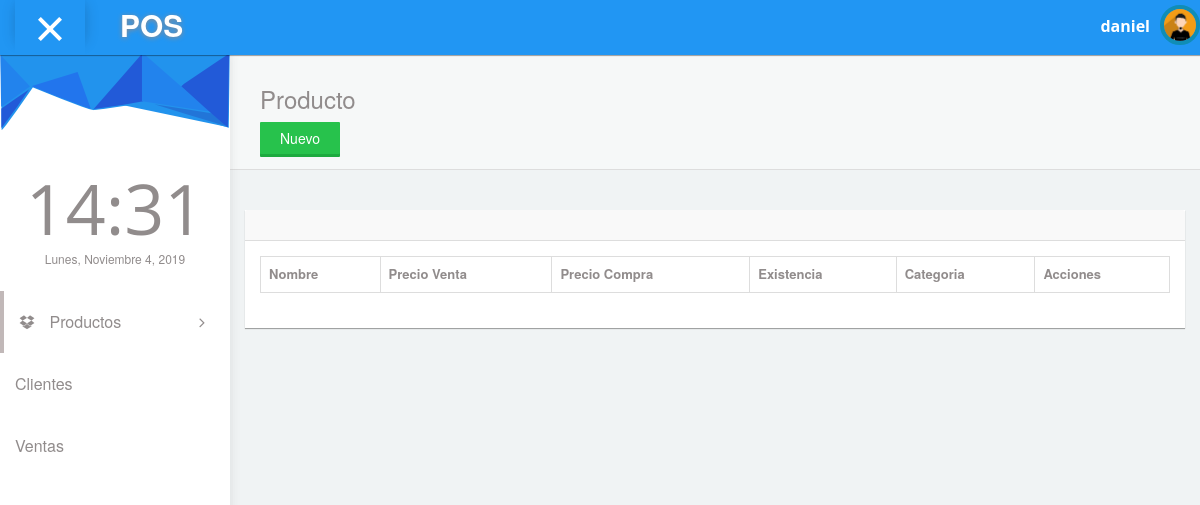
Page /producto (signed in) on the earlier database version.
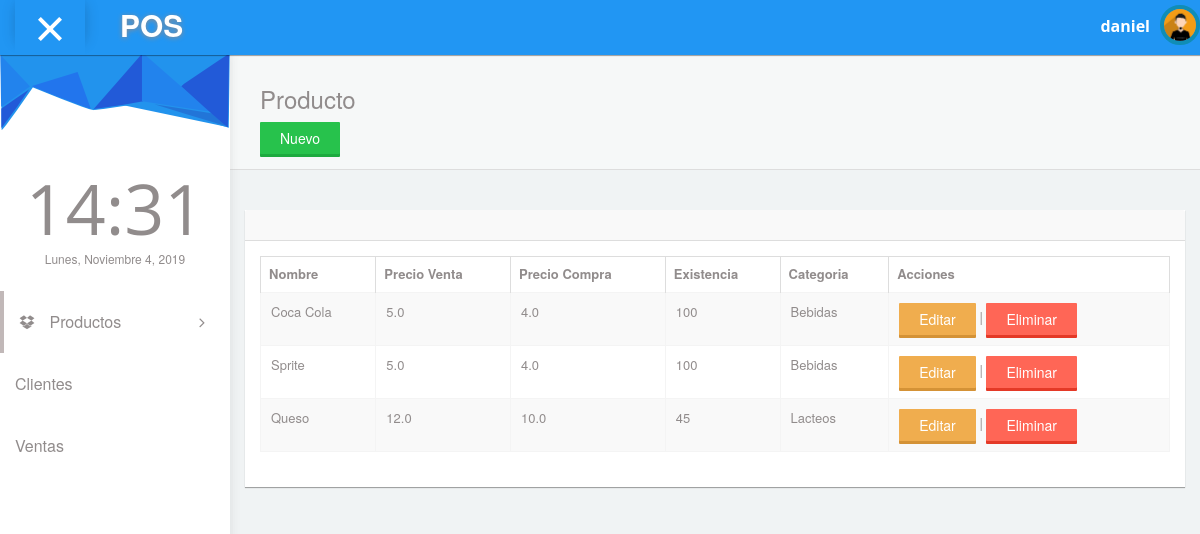
Same page on the later database version.
### pos/models.py (models this page shows, shortened)
class Producto(models.Model):
    nombre=models.CharField(max_length=200)
    precio_compra=models.FloatField()
    precio_venta=models.FloatField()
    existencia=models.IntegerField()
    categoria=models.ForeignKey(Categoria,on_delete=models.CASCADE)
    created_date=models.DateTimeField(default=timezone.now)

class Categoria(models.Model):
    nombre=models.CharField(max_length=200)
    created_date=models.DateTimeField(default=timezone.now)
    def __str__(self):
        return self.nombre

### pos/views.py (the view)
# urls.py: path('producto',views.producto_list,name='producto_list'),
@login_required
def producto_list(request):
    productos=Producto.objects.all()
    return render(request,'pos/producto_list.html',{'productos':productos})

### pos/templates/pos/producto_list.html (shortened to what this page needs)
{% extends 'pos/plantilla.html' %}
{% block content %}
<div id="content">
  <div class="panel box-shadow-none content-header">
    <div class="panel-body">
      <div class="col-md-12">
        <h3 class="animated fadeInLeft">Producto</h3>
        <a href="{% url 'producto_nuevo' %}" class="btn btn-raised btn-success">Nuevo</a>
      </div>
    </div>
  </div>
  <div class="col-md-12 top-20 padding-0">
    <div class="col-md-12">
      <div class="panel">
        <div class="panel-heading">
        </div>
        <div class="panel-body">
          <div class="responsive-table">
            <table id="datatables-example" class="table table-striped table-bordered" width="100%" cellspacing="0">
              <thead>
                <tr>
                  <th>Nombre</th>
                  <th>Precio Venta</th>
                  <th>Precio Compra</th>
                  <th>Existencia</th>
                  <th>Categoria</th>
                  <th>Acciones</th>
                </tr>
              </thead>
              <tbody>
                {% for producto in productos %}
                <tr>
                  <td>{{producto.nombre}}</td>
                  <td>{{producto.precio_venta}}</td>
                  <td>{{producto.precio_compra}}</td>
                  <td>{{producto.existencia}}</td>
                  <td>{{producto.categoria}}</td>
                  <td><a class="btn btn-raised btn-warning" href="{% url 'producto_editar' pk=producto.pk %}">Editar</a> | <a href="{% url 'producto_eliminar' pk=producto.pk %}" class="btn btn-raised btn-danger">Eliminar</a></td>
                </tr>
                {% endfor %}
              </tbody>
            </table>
          </div>
        </div>
      </div>
    </div>
  </div>
</div>
{% endblock %}

### pos/templates/pos/plantilla.html (shortened to what this page needs)
{% load static %}
<!DOCTYPE html>
<html lang="es">
<head>
  <link rel="stylesheet" type="text/css" href="{% static 'css/bootstrap.min.css' %}">
  <link rel="stylesheet" type="text/css" href="{% static 'css/plugins/font-awesome.min.css' %}"/>
  <link rel="stylesheet" type="text/css" href="{% static 'css/plugins/datatables.bootstrap.min.css' %}"/>
  <link rel="stylesheet" type="text/css" href="{% static 'css/plugins/animate.min.css' %}"/>
  <link href="{% static 'css/style.css' %}" rel="stylesheet">
</head>
<body id="mimin" class="dashboard">
        <nav class="navbar navbar-default header navbar-fixed-top">
          <div class="col-md-12 nav-wrapper">
            <div class="navbar-header" style="width:100%;">
              <div class="opener-left-menu is-open">
                <span class="bottom"></span>
              </div>
                <a href="/" class="navbar-brand">
                 <b>POS</b>
                </a>
              <ul class="nav navbar-nav navbar-right user-nav">
                <li class="user-name"><span>{{ user.username }}</span></li>
                  <li class="dropdown avatar-dropdown">
                   <img src="{% static 'img/avatar.jpg' %}" class="img-circle avatar" alt="user name" data-toggle="dropdown" aria-haspopup="true" aria-expanded="true"/>
                </li>
              </ul>
            </div>
          </div>
        </nav>
      <div class="container-fluid mimin-wrapper">
            <div id="left-menu">
              <div class="sub-left-menu scroll">
                <ul class="nav nav-list">
                    <li><div class="left-bg"></div></li>
                    <li class="time">
                      <h1 class="animated fadeInLeft">21:00</h1>
                      <p class="animated fadeInRight">Sat,October 1st 2029</p>
                    </li>
                    <li class="active ripple">
                      <a class="tree-toggle nav-header"><span class="fa-dropbox fa"></span> Productos
                        <span class="fa-angle-right fa right-arrow text-right"></span>
                      </a>
                    </li>
                    <li><a href="/cliente">Clientes</a></li>
                    <li><a href="/venta">Ventas</a></li>
                  </ul>
                </div>
            </div>
          {% block content %}
          {% endblock %}
      </div>
</body>
</html>

Differences in the rows shown:
added Producto: nombre "Coca Cola", precio_venta "5.0", precio_compra "4.0", existencia "100", categoria "Bebidas"
added Producto: nombre "Sprite", precio_venta "5.0", precio_compra "4.0", existencia "100", categoria "Bebidas"
added Producto: nombre "Queso", precio_venta "12.0", precio_compra "10.0", existencia "45", categoria "Lacteos"
